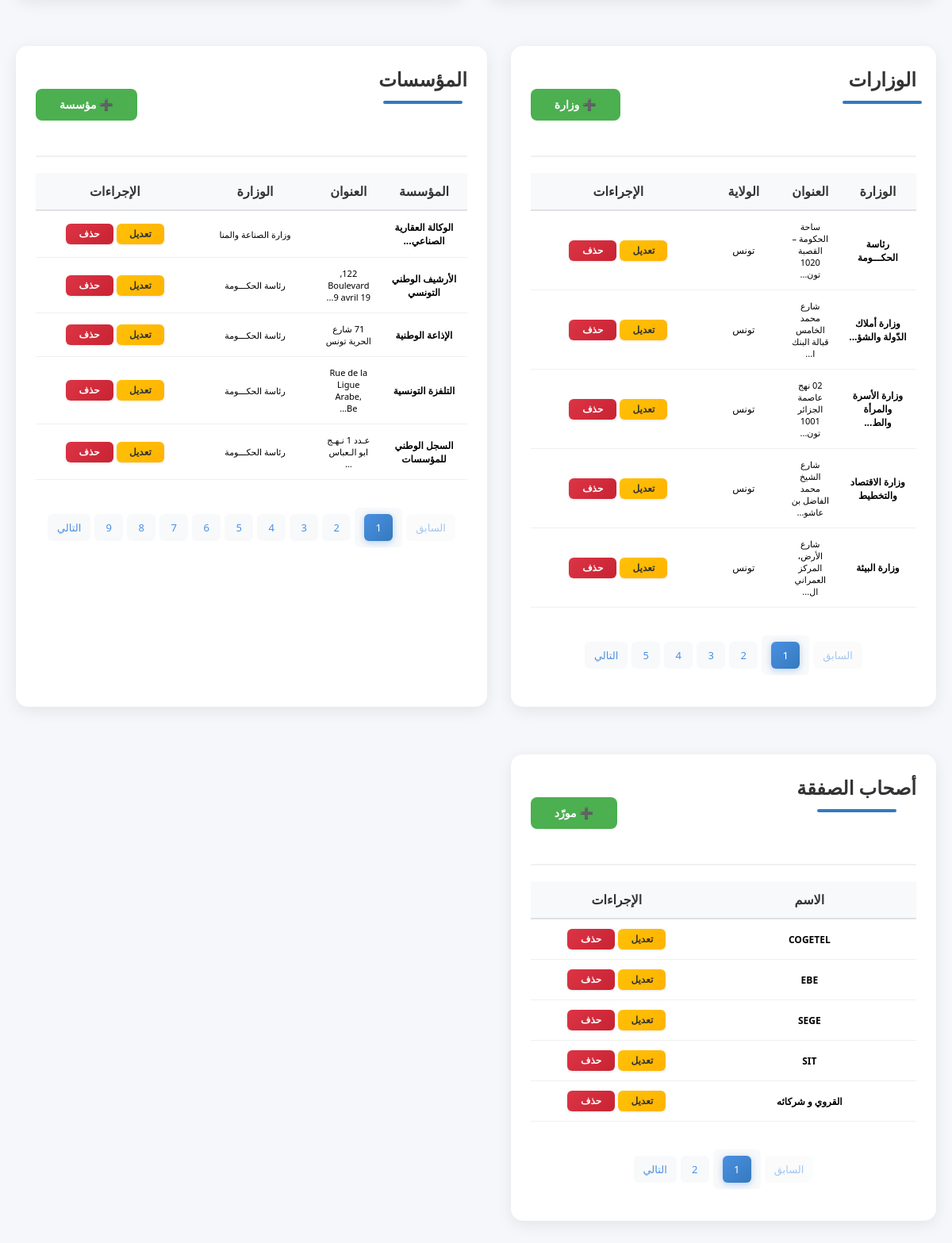
Before: /Views/divers.php (signed in, lower part) with the older database file.
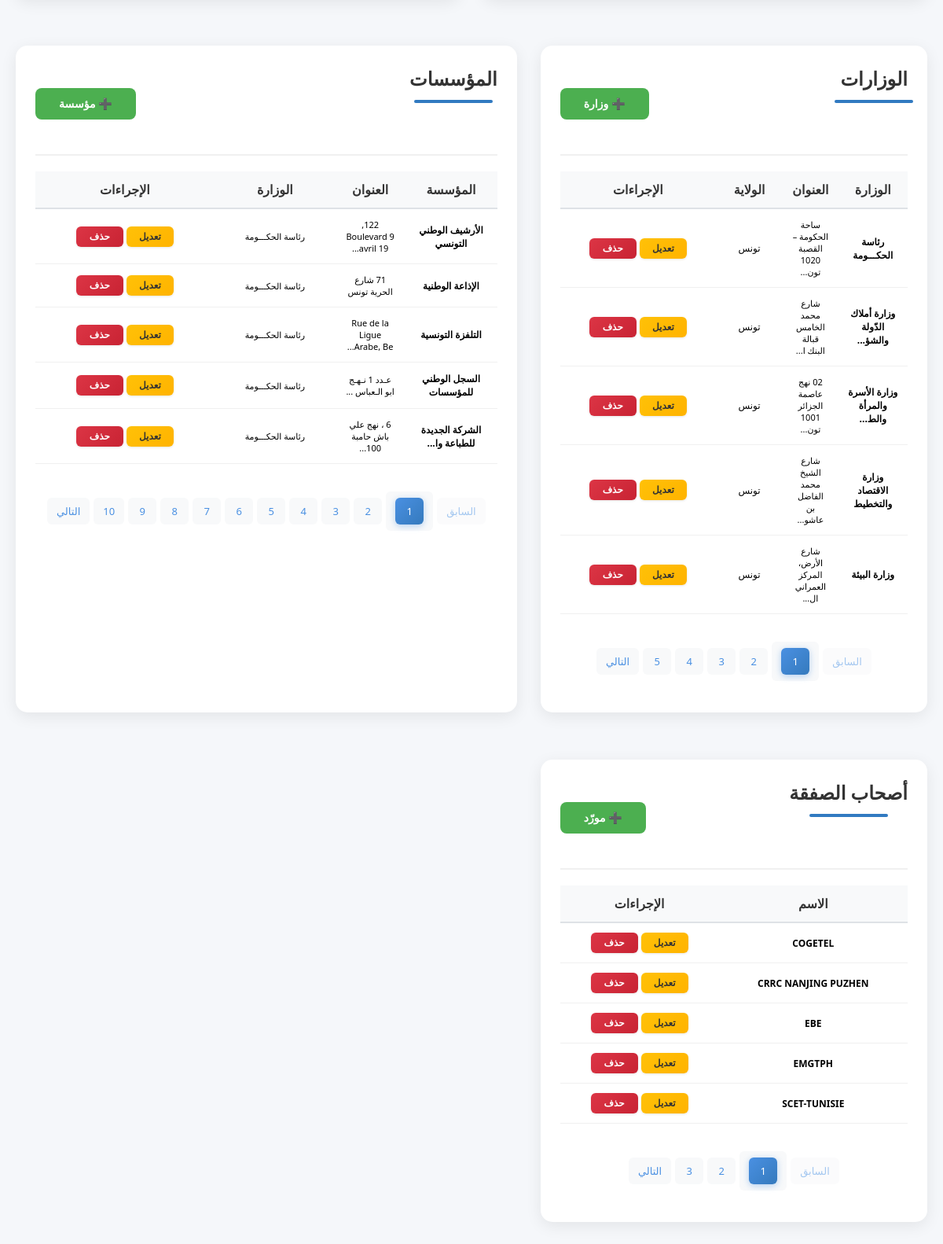
After: the same page with the newer database file.
### tables this page shows
CREATE TABLE `ministere` (
  `idMinistere` int(11) NOT NULL,
  `libMinistere` varchar(300) NOT NULL,
  `adresseMinistere` varchar(300) NOT NULL,
  `idGov` int(11) NOT NULL
);

CREATE TABLE `gouvernorat` (
  `idGov` int(11) NOT NULL,
  `libGov` varchar(100) NOT NULL,
  `positionGov` varchar(100) NOT NULL,
  `idSecteur` int(11) NOT NULL
);

CREATE TABLE `etablissement` (
  `idEtablissement` int(11) NOT NULL,
  `libEtablissement` varchar(300) NOT NULL,
  `adrEtablissement` varchar(300) NOT NULL,
  `idMinistere` int(11) NOT NULL,
  `idGouvernement` int(11) NOT NULL
);

CREATE TABLE `fournisseur` (
  `idFour` int(11) NOT NULL,
  `nomFour` varchar(200) NOT NULL,
  `adresseFour` varchar(300) NOT NULL,
  `telFour` int(11) NOT NULL,
  `emailFour` varchar(200) NOT NULL,
  `rib` varchar(30) NOT NULL
);

### Views/divers.php (the view, shortened to what the changed rows need)
<?php
    $database = new Database();
    $db = $database->getConnection();
    $allMinisteres = $db->query("SELECT m.*, g.libGov FROM ministere m LEFT JOIN gouvernorat g ON m.idGov = g.idGov ORDER BY m.libMinistere ASC")->fetchAll(PDO::FETCH_ASSOC);
    $allEtablissements = $db->query("SELECT e.*, m.libMinistere, g.libGov FROM etablissement e LEFT JOIN ministere m ON e.idMinistere = m.idMinistere LEFT JOIN gouvernorat g ON e.idGouvernement = g.idGov ORDER BY e.libEtablissement ASC")->fetchAll(PDO::FETCH_ASSOC);
    $allFournisseurs   = $db->query("SELECT * FROM fournisseur ORDER BY nomFour ASC")->fetchAll(PDO::FETCH_ASSOC);
    $itemsPerPage = 5;
    $pageMinistere = isset($_GET['page_ministere']) ? intval($_GET['page_ministere']) : 1;
    $offsetMinistere = ($pageMinistere - 1) * $itemsPerPage;
    $totalMinisteres = count($allMinisteres);
    $totalPagesMinistere = ceil($totalMinisteres / $itemsPerPage);
    $ministeres = array_slice($allMinisteres, $offsetMinistere, $itemsPerPage);
    $pageEtablissement = isset($_GET['page_etablissement']) ? intval($_GET['page_etablissement']) : 1;
    $offsetEtablissement = ($pageEtablissement - 1) * $itemsPerPage;
    $totalEtablissements = count($allEtablissements);
    $totalPagesEtablissement = ceil($totalEtablissements / $itemsPerPage);
    $etablissements = array_slice($allEtablissements, $offsetEtablissement, $itemsPerPage);
    $pageFournisseur = isset($_GET['page_fournisseur']) ? intval($_GET['page_fournisseur']) : 1;
    $offsetFournisseur = ($pageFournisseur - 1) * $itemsPerPage;
    $totalFournisseurs = count($allFournisseurs);
    $totalPagesFournisseur = ceil($totalFournisseurs / $itemsPerPage);
    $fournisseurs = array_slice($allFournisseurs, $offsetFournisseur, $itemsPerPage);
?>
<!DOCTYPE html>
<html lang="ar" dir="rtl">
<head>
    <link rel="stylesheet" href="../assets/css/style.css">
</head>
<body>
    <section class="content-section" style="padding: 40px 0;">
        <div class="container">
            <div class="tables-grid">
                <div class="section-card">
                    <?php if (count($ministeres) > 0): ?>
                        <table>
                            <thead>
                                <tr>
                                    <th>الوزارة</th>
                                    <th>العنوان</th>
                                    <th>الولاية</th>
                                    <th>الإجراءات</th>
                                </tr>
                            </thead>
                            <tbody>
                                <?php foreach ($ministeres as $min): ?>
                                    <tr>
                                        <td style="font-weight: 600; font-size: 12px;"><?php echo htmlspecialchars(mb_substr($min['libMinistere'], 0, 25)) . (mb_strlen($min['libMinistere']) > 25 ? '...' : ''); ?></td>
                                        <td style="font-size: 11px;"><?php echo htmlspecialchars(mb_substr($min['adresseMinistere'], 0, 30)) . (mb_strlen($min['adresseMinistere']) > 30 ? '...' : ''); ?></td>
                                        <td style="font-size: 12px;"><?php echo htmlspecialchars($min['libGov'] ?? '-'); ?></td>
                                        <td>
                                            <button onclick="openModal('ministere', 'edit', <?php echo $min['idMinistere']; ?>)" class="btn-action btn-edit">تعديل</button>
                                            <button onclick="confirmDelete('ministere', <?php echo $min['idMinistere']; ?>, '<?php echo htmlspecialchars($min['libMinistere']); ?>')" class="btn-action btn-delete">حذف</button>
                                        </td>
                                    </tr>
                                <?php endforeach; ?>
                            </tbody>
                        </table>
                        <?php if ($totalPagesMinistere > 1): ?>
                            <div class="pagination-container">
                                <div class="pagination">
                                    <?php if ($pageMinistere > 1): ?>
                                        <a href="?page_ministere=<?php echo $pageMinistere - 1; ?>">السابق</a>
                                    <?php else: ?>
                                        <span class="disabled">السابق</span>
                                    <?php endif; ?>
                                    <?php for ($i = 1; $i <= $totalPagesMinistere; $i++): ?>
                                        <?php if ($i == $pageMinistere): ?>
                                            <span class="active"><span><?php echo $i; ?></span></span>
                                        <?php else: ?>
                                            <a href="?page_ministere=<?php echo $i; ?>"><?php echo $i; ?></a>
                                        <?php endif; ?>
                                    <?php endfor; ?>
                                    <?php if ($pageMinistere < $totalPagesMinistere): ?>
                                        <a href="?page_ministere=<?php echo $pageMinistere + 1; ?>">التالي</a>
                                    <?php else: ?>
                                        <span class="disabled">التالي</span>
                                    <?php endif; ?>
                                </div>
                            </div>
                        <?php endif; ?>
                    <?php endif; ?>
                </div>
                <div class="section-card">
                    <?php if (count($etablissements) > 0): ?>
                        <table>
                            <thead>
                                <tr>
                                    <th>المؤسسة</th>
                                    <th>العنوان</th>
                                    <th>الوزارة</th>
                                    <th>الإجراءات</th>
                                </tr>
                            </thead>
                            <tbody>
                                <?php foreach ($etablissements as $etab): ?>
                                    <tr>
                                        <td style="font-weight: 600; font-size: 12px;"><?php echo htmlspecialchars(mb_substr($etab['libEtablissement'], 0, 25)) . (mb_strlen($etab['libEtablissement']) > 25 ? '...' : ''); ?></td>
                                        <td style="font-size: 11px;"><?php echo htmlspecialchars(mb_substr($etab['adrEtablissement'], 0, 25)) . (mb_strlen($etab['adrEtablissement']) > 25 ? '...' : ''); ?></td>
                                        <td style="font-size: 11px;"><?php echo htmlspecialchars(mb_substr($etab['libMinistere'] ?? '-', 0, 20)); ?></td>
                                        <td>
                                            <button onclick="openModal('etablissement', 'edit', <?php echo $etab['idEtablissement']; ?>)" class="btn-action btn-edit">تعديل</button>
                                            <button onclick="confirmDelete('etablissement', <?php echo $etab['idEtablissement']; ?>, '<?php echo htmlspecialchars($etab['libEtablissement']); ?>')" class="btn-action btn-delete">حذف</button>
                                        </td>
                                    </tr>
                                <?php endforeach; ?>
                            </tbody>
                        </table>
                        <?php if ($totalPagesEtablissement > 1): ?>
                            <div class="pagination-container">
                                <div class="pagination">
                                    <?php if ($pageEtablissement > 1): ?>
                                        <a href="?page_etablissement=<?php echo $pageEtablissement - 1; ?>">السابق</a>
                                    <?php else: ?>
                                        <span class="disabled">السابق</span>
                                    <?php endif; ?>
                                    <?php for ($i = 1; $i <= $totalPagesEtablissement; $i++): ?>
                                        <?php if ($i == $pageEtablissement): ?>
                                            <span class="active"><span><?php echo $i; ?></span></span>
                                        <?php else: ?>
                                            <a href="?page_etablissement=<?php echo $i; ?>"><?php echo $i; ?></a>
                                        <?php endif; ?>
                                    <?php endfor; ?>
                                    <?php if ($pageEtablissement < $totalPagesEtablissement): ?>
                                        <a href="?page_etablissement=<?php echo $pageEtablissement + 1; ?>">التالي</a>
                                    <?php else: ?>
                                        <span class="disabled">التالي</span>
                                    <?php endif; ?>
                                </div>
                            </div>
                        <?php endif; ?>
                    <?php endif; ?>
                </div>
                <div class="section-card">
                    <?php if (count($fournisseurs) > 0): ?>
                        <table>
                            <thead>
                                <tr>
                                    <th>الاسم</th>
                                    <th>الإجراءات</th>
                                </tr>
                            </thead>
                            <tbody>
                                <?php foreach ($fournisseurs as $four): ?>
                                    <tr>
                                        <td style="font-weight:600; font-size:12px;"><?php echo htmlspecialchars(mb_substr($four['nomFour'], 0, 30)) . (mb_strlen($four['nomFour']) > 30 ? '...' : ''); ?></td>
                                        <td>
                                            <button onclick="openModal('fournisseur', 'edit', <?php echo $four['idFour']; ?>)" class="btn-action btn-edit">تعديل</button>
                                            <button onclick="confirmDelete('fournisseur', <?php echo $four['idFour']; ?>, '<?php echo htmlspecialchars($four['nomFour']); ?>')" class="btn-action btn-delete">حذف</button>
                                        </td>
                                    </tr>
                                <?php endforeach; ?>
                            </tbody>
                        </table>
                        <?php if ($totalPagesFournisseur > 1): ?>
                            <div class="pagination-container">
                                <div class="pagination">
                                    <?php if ($pageFournisseur > 1): ?>
                                        <a href="?page_fournisseur=<?php echo $pageFournisseur - 1; ?>">السابق</a>
                                    <?php else: ?>
                                        <span class="disabled">السابق</span>
                                    <?php endif; ?>
                                    <?php for ($i = 1; $i <= $totalPagesFournisseur; $i++): ?>
                                        <?php if ($i == $pageFournisseur): ?>
                                            <span class="active"><span><?php echo $i; ?></span></span>
                                        <?php else: ?>
                                            <a href="?page_fournisseur=<?php echo $i; ?>"><?php echo $i; ?></a>
                                        <?php endif; ?>
                                    <?php endfor; ?>
                                    <?php if ($pageFournisseur < $totalPagesFournisseur): ?>
                                        <a href="?page_fournisseur=<?php echo $pageFournisseur + 1; ?>">التالي</a>
                                    <?php else: ?>
                                        <span class="disabled">التالي</span>
                                    <?php endif; ?>
                                </div>
                            </div>
                        <?php endif; ?>
                    <?php endif; ?>
                </div>
            </div>
        </div>
    </section>
</body>
</html>

Changed rows visible on the page:
no longer on this page (row edited): etablissement: libEtablissement "الوكالة العقارية الصناعي", idMinistere.libMinistere "وزارة الصناعة والمنا"
no longer on this page (row unchanged): fournisseur: nomFour "SEGE"
no longer on this page (row unchanged): fournisseur: nomFour "SIT"
no longer on this page (row unchanged): fournisseur: nomFour "القروي و شركائه"
now on this page (row unchanged): etablissement: libEtablissement "الشركة الجديدة للطباعة وا", adrEtablissement "6 ، نهج علي باش حامبة 100", idMinistere.libMinistere "رئاسة الحكـــومة"
added fournisseur: nomFour "CRRC NANJING PUZHEN"
added fournisseur: nomFour "EMGTPH"
added fournisseur: nomFour "SCET-TUNISIE"
Other visible differences:
new list line: "10"
new list line: "3"
